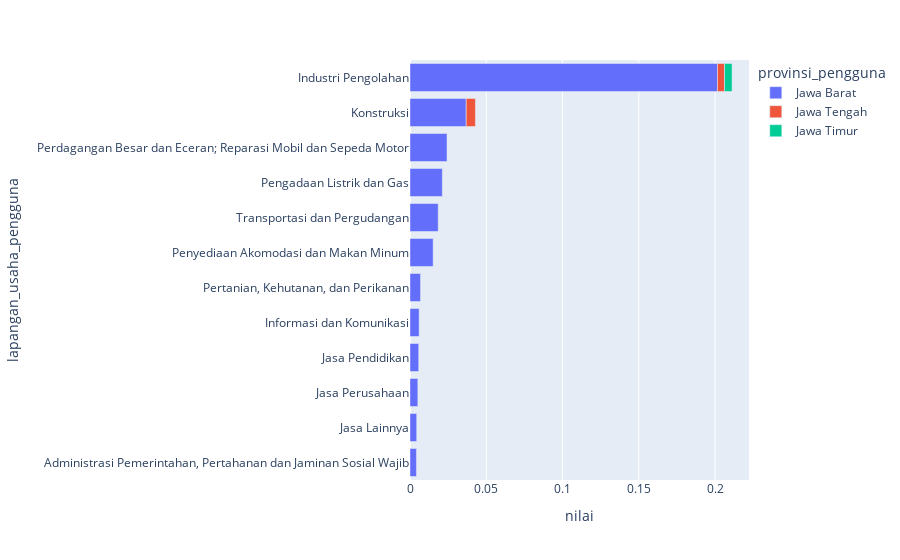

Source (notebook cell):
### Code cell
px.bar(data.head(15).sort_values('nilai'), x = 'nilai', y = 'lapangan_usaha_pengguna', color = 'provinsi_pengguna')

### Figure 1 — Plotly figure (JSON) as saved in the notebook; plotly's stock layout.template omitted (floating-point values rounded to 4 significant figures)
{"data": [{"alignmentgroup": "True", "hovertemplate": "provinsi_pengguna=Jawa Barat<br>nilai=%{x}<br>lapangan_usaha_pengguna=%{y}<extra></extra>", "legendgroup": "Jawa Barat", "marker": {"color": "#636efa", "pattern": {"shape": ""}}, "name": "Jawa Barat", "offsetgroup": "Jawa Barat", "orientation": "h", "showlegend": true, "textposition": "auto", "type": "bar", "x": [0.004228, 0.004387, 0.005135, 0.005712, 0.005993, 0.006895, 0.01517, 0.01848, 0.02119, 0.02427, 0.03686, 0.2016], "xaxis": "x", "y": ["Administrasi Pemerintahan, Pertahanan dan Jaminan Sosial Wajib", "Jasa Lainnya", "Jasa Perusahaan", "Jasa Pendidikan", "Informasi dan Komunikasi", "Pertanian, Kehutanan, dan Perikanan", "Penyediaan Akomodasi dan Makan Minum", "Transportasi dan Pergudangan", "Pengadaan Listrik dan Gas", "Perdagangan Besar dan Eceran; Reparasi Mobil dan Sepeda Motor", "Konstruksi", "Industri Pengolahan"], "yaxis": "y"}, {"alignmentgroup": "True", "hovertemplate": "provinsi_pengguna=Jawa Tengah<br>nilai=%{x}<br>lapangan_usaha_pengguna=%{y}<extra></extra>", "legendgroup": "Jawa Tengah", "marker": {"color": "#EF553B", "pattern": {"shape": ""}}, "name": "Jawa Tengah", "offsetgroup": "Jawa Tengah", "orientation": "h", "showlegend": true, "textposition": "auto", "type": "bar", "x": [0.004582, 0.00602], "xaxis": "x", "y": ["Industri Pengolahan", "Konstruksi"], "yaxis": "y"}, {"alignmentgroup": "True", "hovertemplate": "provinsi_pengguna=Jawa Timur<br>nilai=%{x}<br>lapangan_usaha_pengguna=%{y}<extra></extra>", "legendgroup": "Jawa Timur", "marker": {"color": "#00cc96", "pattern": {"shape": ""}}, "name": "Jawa Timur", "offsetgroup": "Jawa Timur", "orientation": "h", "showlegend": true, "textposition": "auto", "type": "bar", "x": [0.004936], "xaxis": "x", "y": ["Industri Pengolahan"], "yaxis": "y"}], "layout": {"barmode": "relative", "legend": {"title": {"text": "provinsi_pengguna"}, "tracegroupgap": 0}, "margin": {"t": 60}, "xaxis": {"anchor": "y", "domain": [0, 1], "title": {"text": "nilai"}}, "yaxis": {"anchor": "x", "domain": [0, 1], "title": {"text": "lapangan_usaha_pengguna"}}}}
